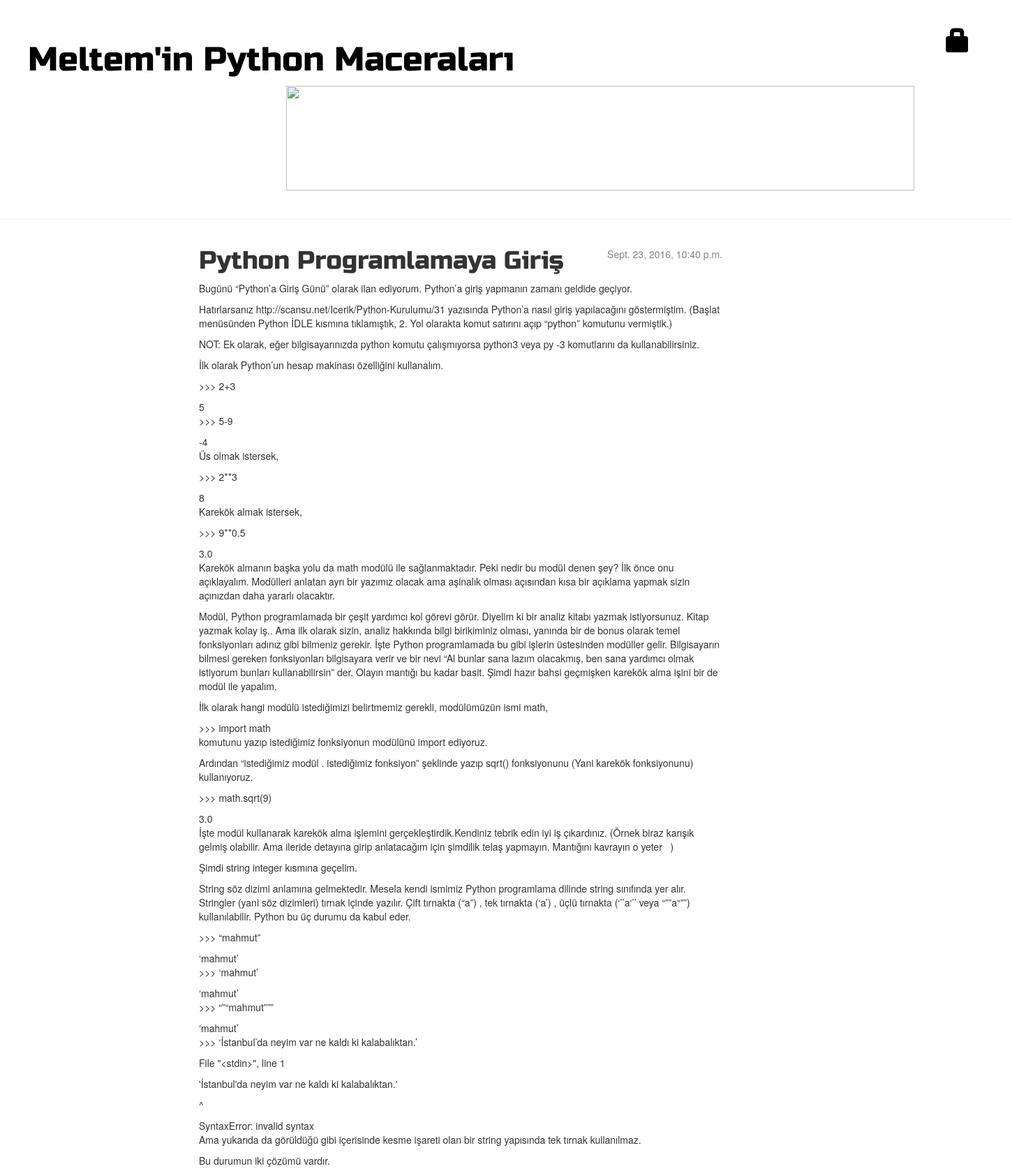
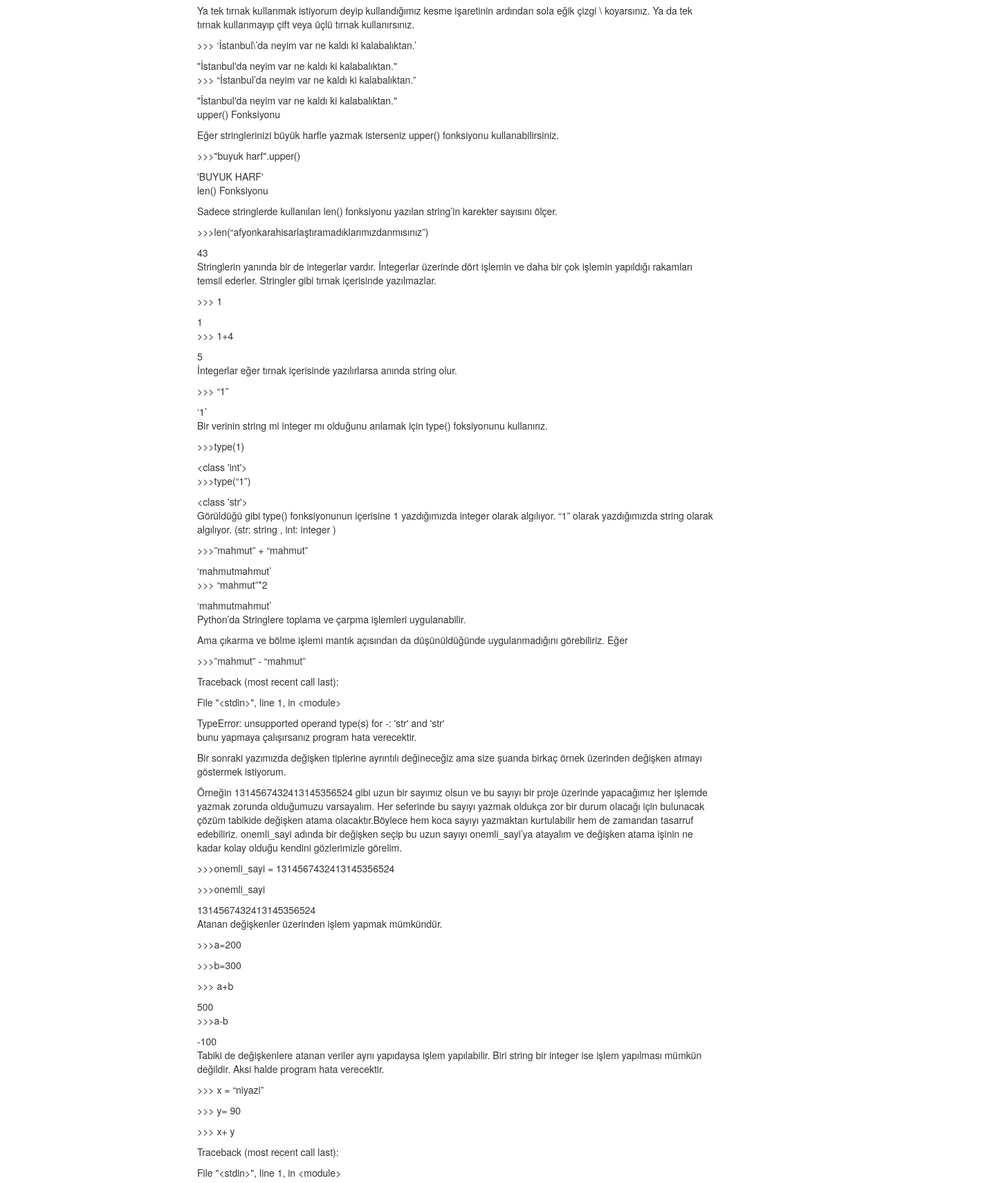
The app's page /post/17/ (upper part) with its own data (2 pictures, top to bottom).
### blog/models.py (models this page shows, shortened)
class Post(models.Model):
    yazar = models.ForeignKey('auth.User')
    baslik = models.CharField(max_length=200)
    yazi = models.TextField()
    yaratilis_tarihi = models.DateTimeField(
            default=timezone.now)
    yayinlanma_tarihi = models.DateTimeField(
            blank=True, null=True)

### blog/views.py (the view)
# urls.py: url(r'^post/(?P<pk>[0-9]+)/$', views.post_detail, name='post_detail'),
def post_detail(request, pk):
    post = get_object_or_404(Post, pk=pk)
    return render(request, 'blog/post_detail.html', {'post': post})

### blog/templates/blog/post_detail.html (shortened to what this page needs)
{% extends 'blog/base.html' %}
{% block content %}
    <div class="post">
        {% if post.yayinlanma_tarihi %}
            <div class="date">
                {{ post.yayinlanma_tarihi }}
            </div>
        {% else %}
            <a class="btn btn-default" href="{% url 'post_publish' pk=post.pk %}">Yayınla</a>
            <a class="btn btn-default" href="{% url 'post_remove' pk=post.pk %}"><span class="glyphicon glyphicon-remove"></span></a>
        {% endif %}
        <h1>{{ post.baslik }}</h1>
        <p>{{ post.yazi|linebreaks }}</p>
    </div>
{% endblock %}

### blog/static/css/blog.css (style rules this page uses)
h1, h2, h3, h4 { font-family: 'Russo One', sans-serif; }
.post h1 { text-decoration:none; }
.date { float: right; color: #828282; }
.post { margin-bottom: 70px; }

### records on screen
Post: yayinlanma_tarihi "Sept. 23, 2016, 10:40 p.m.", baslik "Python Programlamaya Giriş", yazi "Bugünü “Python’a Giriş Günü” olarak ilan ediyorum. Python’a giriş yapmanın zamanı geldide geçiyor. Hatırlarsanız http://scansu.net/Icerik/Python-Kurulumu/31 yazısında Python’a nasıl giriş yapılacağını göstermiştim. (Başlat menüsünden Python İDLE kısmına tıklamıştık, 2. Yol olarakta komut satırını açıp “python” komutunu vermiştik.) NOT: Ek olarak, eğer bilgisayarınızda python komutu çalışmıyorsa python3 veya py -3 komutlarını da kullanabilirsiniz. İlk olarak Python’un hesap makinası özelliğini kullanalım. >>> 2+3 5 >>> 5-9 -4 Üs olmak istersek, >>> 2**3 8 Karekök almak istersek, >>> 9**0.5 3.0 Karekök almanın başka yolu da math modülü ile sağlanmaktadır. Peki nedir bu modül denen şey? İlk…"
